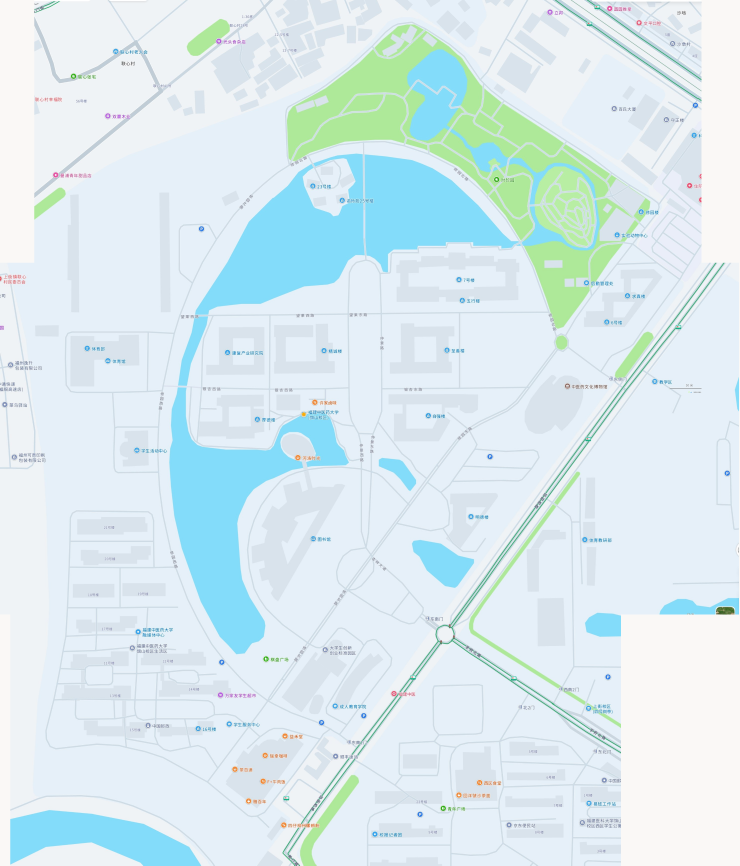
#> input picture _audit/campus_map_20261113/_data/amap/master.png, 2957 x 3463 px, found by its file name (shown at 1/4 size)
$ python r10_extract.py
#> lines starting #> are read from the running program, lines starting #| are printed output that depends on the picture; after the words box and inside, x2 and y2 are one past the last pixel; in counts of white or black regions, pixels touching at a corner belong together
# -*- coding: utf-8 -*-
"""r10: colour segmentation of master.png -> building / water / green components.

Outputs (in _work2):
  extract_raw.json     raw component data (pixel coords, master frame)
  d_buildings.png      building mask + component ids
  d_watergreen.png     water / green overlay
  d_full_overlay.png   all masks over master (downscaled)
"""
import os, json, time
import cv2, numpy as np

AMAP = r"C:\Users\Ko_Li\.openclaw\workspace\web\_audit\campus_map_20261113\_data\amap"
WORK = os.path.join(AMAP, "_work2")
t0 = time.time()

im = cv2.imread(os.path.join(AMAP, "master.png"))
#> im is the input picture: shape (3463, 2957, 3); mean B, G, R 240.3, 235.5, 217.7
H, W = im.shape[:2]
#> H = 3463; W = 2957
RGB = cv2.cvtColor(im, cv2.COLOR_BGR2RGB).astype(np.int16)
R, G, B = RGB[:, :, 0], RGB[:, :, 1], RGB[:, :, 2]

def lin(a):
    return np.maximum.reduce([np.zeros_like(a), a])

# ---------------- building mask ----------------
# AMap building fill #d9e3ec = RGB(217,227,236)
d = np.maximum.reduce([np.abs(R - 217), np.abs(G - 227), np.abs(B - 236)])
bld = (d <= 10).astype(np.uint8)
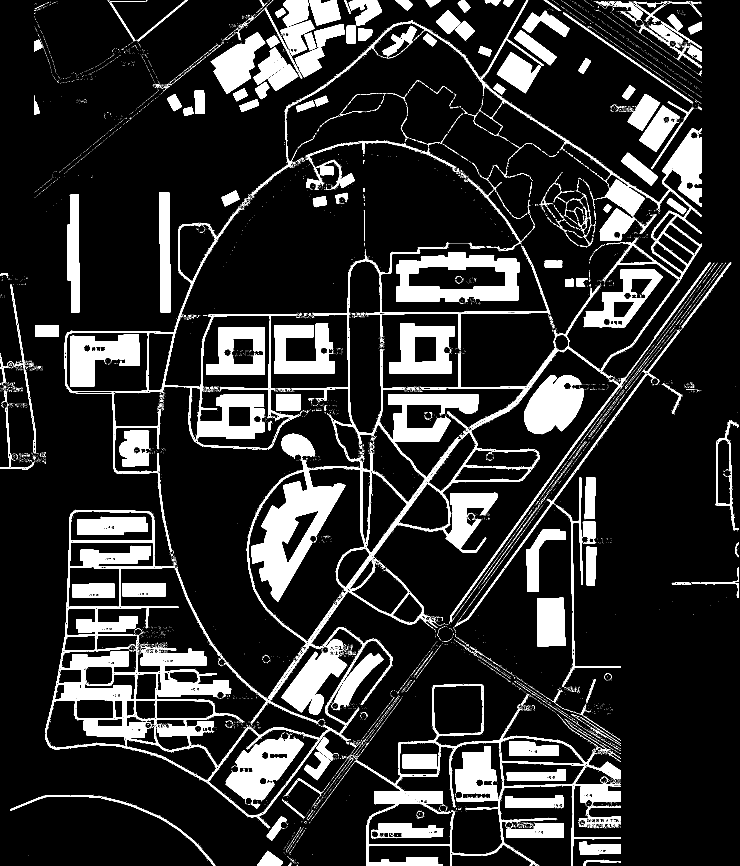
#> bld: shape (3463, 2957) (shown at 1/4 size); values 0 (black) and 1 (white), 14.1% white; 16490 white regions (15939 under 20 px), largest, box (x1, y1, x2, y2) and area: (700, 1397, 2159, 2895) 181386, (182, 2509, 1570, 3313) 102218, (1686, 488, 2806, 1660) 57304
print("raw building px", int(bld.sum()))
#| raw building px 1438763
# remove thin lines (park contour lines etc.), then close tiny gaps
bld = cv2.morphologyEx(bld, cv2.MORPH_OPEN, cv2.getStructuringElement(cv2.MORPH_RECT, (3, 3)))
#> bld: shape (3463, 2957); values 0 (black) and 1 (white), 11.8% white; 2473 white regions (1375 under 20 px), largest, box (x1, y1, x2, y2) and area: (1006, 1842, 1381, 2405) 73148, (1585, 1009, 2078, 1208) 53983, (903, 2944, 1215, 3233) 40201
bld = cv2.morphologyEx(bld, cv2.MORPH_CLOSE, cv2.getStructuringElement(cv2.MORPH_RECT, (5, 5)))
#> bld: shape (3463, 2957); values 0 (black) and 1 (white), 11.9% white; 1874 white regions (891 under 20 px), largest, box (x1, y1, x2, y2) and area: (1006, 1842, 1381, 2405) 73253, (1585, 1009, 2078, 1208) 54012, (903, 2944, 1215, 3233) 40385
print("cleaned building px", int(bld.sum()))
#| cleaned building px 1218634

# ---------------- water mask ----------------
water = ((B >= 200) & (R <= 190) & (G >= 185) & ((B - R) >= 45) & ((B - G) >= 12)).astype(np.uint8)
#> water: shape (3463, 2957); values 0 (black) and 1 (white), 8.7% white; 2659 white regions (2587 under 20 px), largest, box (x1, y1, x2, y2) and area: (677, 1549, 1396, 2617) 259851, (780, 614, 1459, 1260) 201443, (1458, 617, 2074, 1089) 156636
water = cv2.morphologyEx(water, cv2.MORPH_OPEN, cv2.getStructuringElement(cv2.MORPH_RECT, (3, 3)))
#> water: shape (3463, 2957); values 0 (black) and 1 (white), 8.6% white; 33 white regions (10 under 20 px), largest, box (x1, y1, x2, y2) and area: (677, 1549, 1395, 2617) 258771, (780, 657, 1459, 1259) 190066, (1458, 618, 2074, 1089) 156493
water = cv2.morphologyEx(water, cv2.MORPH_CLOSE, cv2.getStructuringElement(cv2.MORPH_RECT, (7, 7)))
#> water: shape (3463, 2957); values 0 (black) and 1 (white), 8.6% white; 15 white regions (4 under 20 px), largest, box (x1, y1, x2, y2) and area: (677, 614, 2083, 2617) 630322, (41, 3240, 804, 3463) 100019, (1630, 198, 2382, 818) 76385
print("water px", int(water.sum()))
#| water px 879673

# ---------------- green mask ----------------
green = ((G >= 185) & ((G - B) >= 30) & ((G - R) >= 25)).astype(np.uint8)
#> green: shape (3463, 2957); values 0 (black) and 1 (white), 4.8% white; 2076 white regions (1989 under 20 px), largest, box (x1, y1, x2, y2) and area: (1147, 123, 1930, 641) 91880, (2096, 791, 2529, 1315) 58803, (1170, 377, 1628, 644) 48232
green = cv2.morphologyEx(green, cv2.MORPH_OPEN, cv2.getStructuringElement(cv2.MORPH_RECT, (3, 3)))
#> green: shape (3463, 2957); values 0 (black) and 1 (white), 4.7% white; 88 white regions (18 under 20 px), largest, box (x1, y1, x2, y2) and area: (1147, 123, 1930, 640) 91872, (2096, 792, 2526, 1315) 58769, (1171, 377, 1628, 644) 48229
green = cv2.morphologyEx(green, cv2.MORPH_CLOSE, cv2.getStructuringElement(cv2.MORPH_RECT, (7, 7)))
#> green: shape (3463, 2957); values 0 (black) and 1 (white), 5% white; 25 white regions (8 under 20 px), largest, box (x1, y1, x2, y2) and area: (1147, 98, 2526, 1315) 384632, (2139, 666, 2379, 991) 50848, (1876, 1887, 2320, 2753) 19172
print("green px", int(green.sum()))
#| green px 510671

# ---------------- component extraction ----------------
def comps(mask, min_area, max_frac=0.6, simplify_eps=2.0, open_extra=1):
    """connected components with external contour polygonisation.
    returns list of dict(points, area, cx, cy, bbox, solidity, rect)."""
#> called with min_area = 900, max_frac = 0.6, simplify_eps = 2, open_extra = 1
    n, lab, stats, cents = cv2.connectedComponentsWithStats(mask, 8)
#> lab: shape (3463, 2957) int32; 1875 distinct labels, from 0 to 1874
#> n = 1875; stats = 1875 rows, first 6: [0, 0, 2957, 3463, 9021457], [1121, 0, 136, 221, 17064], [1236, 0, 126, 102, 9131], [1378, 0, 3, 5, 15], [1395, 0, 132, 102, 7595], [1581, 0, 70, 42, 1575]; cents = 1875 pairs, first value 0.5 to 2952.9, second value 2 to 3460.5
    out = []
    for k in range(1, n):
        x, y, w, h, a = [int(v) for v in stats[k]]
        if a < min_area:
            continue
        if w < 6 or h < 6:
            continue
        sub = (lab[y:y + h, x:x + w] == k).astype(np.uint8)
        cnts, _ = cv2.findContours(sub, cv2.RETR_EXTERNAL, cv2.CHAIN_APPROX_SIMPLE)
        if not cnts:
            continue
        c = max(cnts, key=cv2.contourArea)
        c = c + np.array([[x, y]], dtype=np.int32)
        ca = float(cv2.contourArea(c))
        if ca < min_area:
            continue
        hull = cv2.convexHull(c)
        ha = float(cv2.contourArea(hull))
        sol = ca / ha if ha > 0 else 0.0
        rect = cv2.minAreaRect(c)
        (rw, rh) = rect[1]
        eps = simplify_eps
        approx = cv2.approxPolyDP(c, eps, True)
        pts = [[int(round(p[0][0])), int(round(p[0][1]))] for p in approx]
        if len(pts) < 3:
            continue
        out.append({
            "area": ca, "points": pts, "cx": float(cents[k][0]), "cy": float(cents[k][1]),
            "bbox": [x, y, w, h], "solidity": sol,
            "min_side": float(min(rw, rh)), "max_side": float(max(rw, rh)),
            "nvert": len(pts),
        })
#> this loop made 1874 passes
#> (x, y, w, h, a) on passes 3, 8, 9: (1378, 0, 3, 5, 15), (1940, 0, 63, 24, 832), (2013, 0, 42, 27, 722)
#> sub: shape (35, 290); values 0 (black) and 1 (white), 66.8% white; 2 black regions, box (x1, y1, x2, y2) and area: (0, 0, 247, 22) 2894, (273, 0, 290, 28) 475
#> after the loop, out = 100 items
    return out

buildings = comps(bld, min_area=900)
#> buildings = 100 items
print("building comps", len(buildings))
#| building comps 100

# water: external contours + holes (islands)
nw, labw, statsw, centsw = cv2.connectedComponentsWithStats(water, 8)
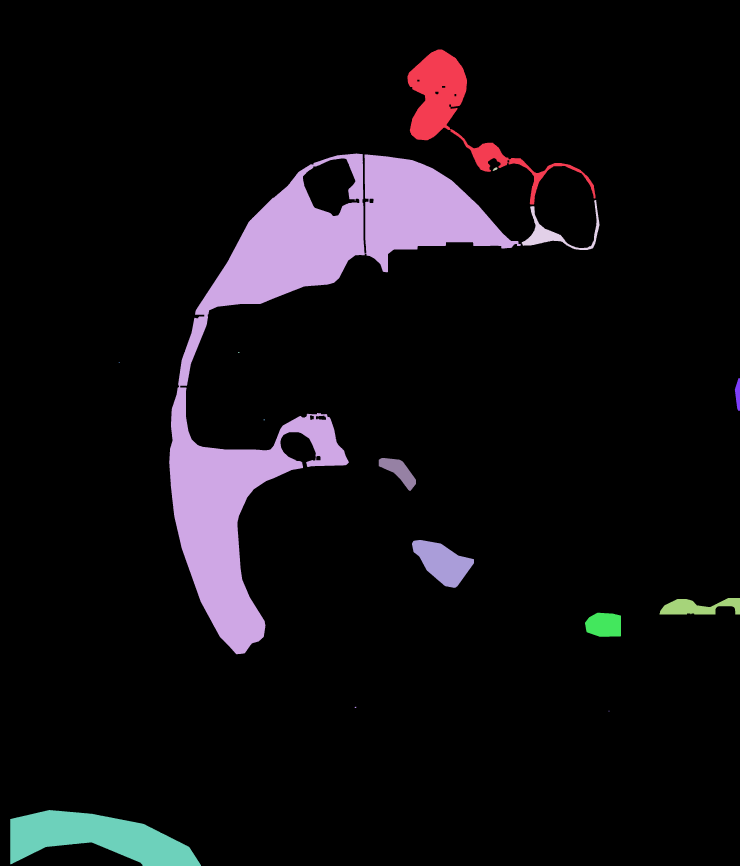
#> labw: shape (3463, 2957) int32 (shown at 1/4 size); 16 distinct labels, from 0 to 15; one colour per label, 0 black
#> nw = 16; statsw = 16 rows, first 6: [0, 0, 2957, 3463, 9360418], [1630, 198, 752, 620, 76385], [677, 614, 1406, 2003, 630322], [1971, 669, 19, 15, 152], [2087, 800, 311, 200, 11192], [952, 1409, 6, 3, 18]; centsw = 16 rows, first 8: [1501.6, 1744.2], [1823.2, 443.8], [1183.6, 1395.9], [1980.5, 675.8], [2215.7, 934.7], [954.5, 1410], [476.5, 1449], [2950.1, 1576.8]
water_polys, islands = [], []
for k in range(1, nw):
    x, y, w, h, a = [int(v) for v in statsw[k]]
    if a < 5000:
        continue
    sub = (labw[y:y + h, x:x + w] == k).astype(np.uint8)
    cnts, hier = cv2.findContours(sub, cv2.RETR_CCOMP, cv2.CHAIN_APPROX_SIMPLE)
    if hier is None:
        continue
    hier = hier[0]
    for ci, c in enumerate(cnts):
        if hier[ci][3] != -1:
            continue  # not an outer contour
        c = c + np.array([[x, y]], dtype=np.int32)
        ca = float(cv2.contourArea(c))
        if ca < 5000:
            continue
        approx = cv2.approxPolyDP(c, 3.0, True)
        pts = [[int(round(p[0][0])), int(round(p[0][1]))] for p in approx]
        water_polys.append({"area": ca, "points": pts, "cx": float(centsw[k][0]) if ci == 0 else None})
        # holes of this outer contour -> islands
        child = hier[ci][2]
        while child != -1:
            ch = cnts[child] + np.array([[x, y]], dtype=np.int32)
            cha = float(cv2.contourArea(ch))
            if cha > 4000:
                ap = cv2.approxPolyDP(ch, 3.0, True)
                islands.append({"area": cha,
                                "points": [[int(round(p[0][0])), int(round(p[0][1]))] for p in ap]})
            child = hier[child][0]
#> this loop made 15 passes
#> (x, y, w, h, a) on passes 1 to 12: (1630, 198, 752, 620, 76385), (677, 614, 1406, 2003, 630322), (1971, 669, 19, 15, 152), (2087, 800, 311, 200, 11192), (952, 1409, 6, 3, 18), (475, 1448, 4, 3, 12), (2939, 1513, 18, 130, 1514), (1054, 1678, 6, 3, 18), (1515, 1832, 149, 132, 8714), (1648, 2160, 248, 191, 26349), (2638, 2392, 319, 66, 12988), (2340, 2451, 144, 96, 11944)
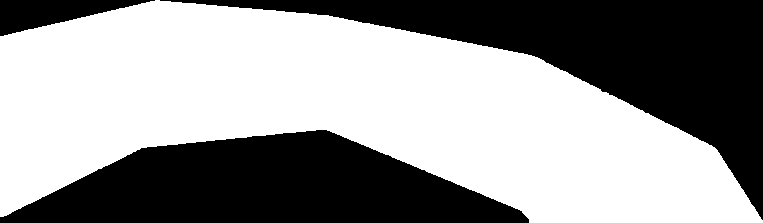
#> sub: shape (223, 763); values 0 (black) and 1 (white), 58.8% white; 3 black regions, box (x1, y1, x2, y2) and area: (160, 0, 763, 220) 35833, (0, 130, 529, 223) 31451, (0, 0, 155, 36) 2846
#> after the loop, c = contour of 696 points, box (x1, y1, x2, y2) (41, 3240, 804, 3463), area 99150; islands = 1 item; water_polys = 8 items

greens = comps(green, min_area=4000, simplify_eps=3.0)
#> call 2 of comps, with min_area = 4000, max_frac = 0.6, simplify_eps = 3, open_extra = 1
#> in comps (call 2), `n, lab, stats, cents = cv2.connectedComponentsWithStats(mask, 8)`:
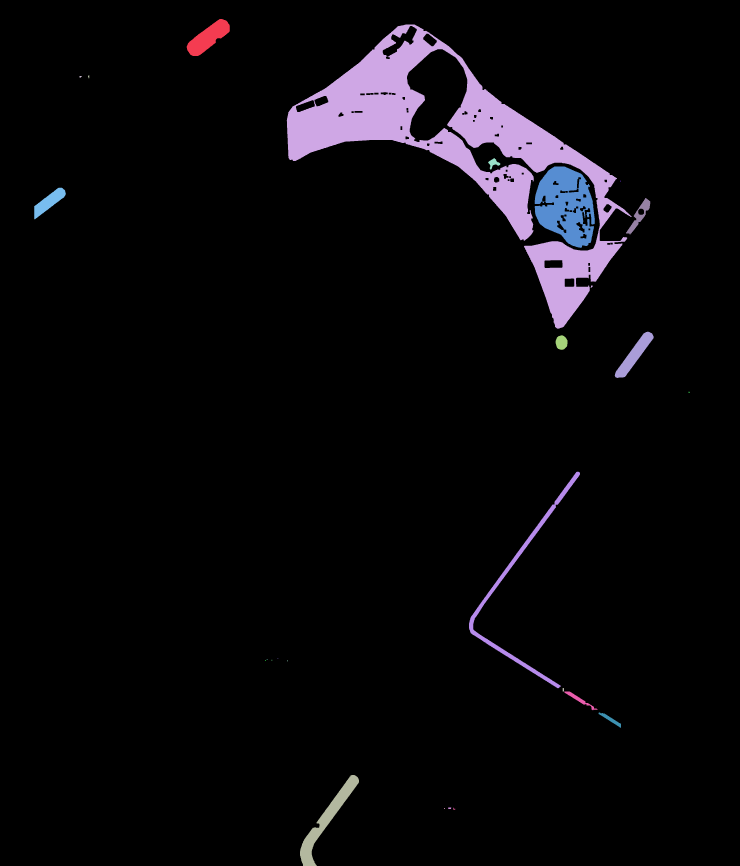
#> lab: shape (3463, 2957) int32 (shown at 1/4 size); 26 distinct labels, from 0 to 25; one colour per label, 0 black
#> in comps (call 2), `n, lab, stats, cents = cv2.connectedComponentsWithStats(mask, 8)`: n = 26; stats = 26 rows, first 6: [0, 0, 2957, 3463, 9729420], [747, 76, 172, 148, 12282], [1147, 98, 1379, 1217, 384632], [352, 301, 5, 12, 42], [318, 304, 9, 8, 42], [1953, 633, 48, 45, 967]; cents = 26 pairs, first value 195.8 to 2755.9, second value 150.4 to 3281.4
#> the loop in comps (call 2), `for k in range(1, n):` made 25 passes
#> (x, y, w, h, a) on passes 3, 4, 5, 7, 9, 11, 12, 14, 15, 16, 17, 18: (352, 301, 5, 12, 42), (318, 304, 9, 8, 42), (1953, 633, 48, 45, 967), (2480, 723, 3, 3, 9), (2504, 792, 97, 146, 3876), (2222, 1341, 48, 58, 2160), (2754, 1567, 5, 4, 19), (1110, 2633, 3, 3, 9), (1067, 2636, 3, 3, 9), (1086, 2639, 3, 4, 12), (1061, 2640, 3, 3, 9), (1148, 2642, 3, 3, 9)
#> (x, y, w, h, a, ca, ha, sol) on passes 1, 2, 6, 8, 10, 13: (747, 76, 172, 148, 12282, 12067, 12520.5, 0.964), (1147, 98, 1379, 1217, 384632, 401150.5, 892774.5, 0.449), (2139, 666, 240, 325, 50848, 55068, 58882, 0.935), (137, 751, 126, 126, 6397, 6231, 6437, 0.968), (2459, 1327, 156, 185, 9133, 8921, 9200, 0.97), (1876, 1887, 444, 866, 19172, 18152, 185184.5, 0.098)
#> after the loop in comps (call 2), `for k in range(1, n):`:
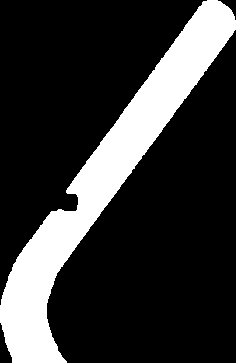
#> sub: shape (363, 236); values 0 (black) and 1 (white), 20.9% white; 1 white region, box (x1, y1, x2, y2) and area: (0, 0, 236, 363) 17864
#> after the loop in comps (call 2), `for k in range(1, n):`: out = 7 items
#> greens = 7 items
print("water polys", len(water_polys), "islands", len(islands), "green comps", len(greens))
#| water polys 8 islands 1 green comps 7

# ---------------- debug images ----------------
dbg = im.copy()
for b in buildings:
    cv2.polylines(dbg, [np.array(b["points"], np.int32)], True, (0, 0, 255), 2)
    px, py = b["points"][0]
    cv2.putText(dbg, str(len(b["points"])), (px, py), cv2.FONT_HERSHEY_SIMPLEX, 0.4, (0, 0, 255), 1)
#> this loop made 100 passes
#> (px, py) on passes 1 to 5: (1228, 0), (1236, 0), (1395, 10), (1581, 0), (1844, 0)
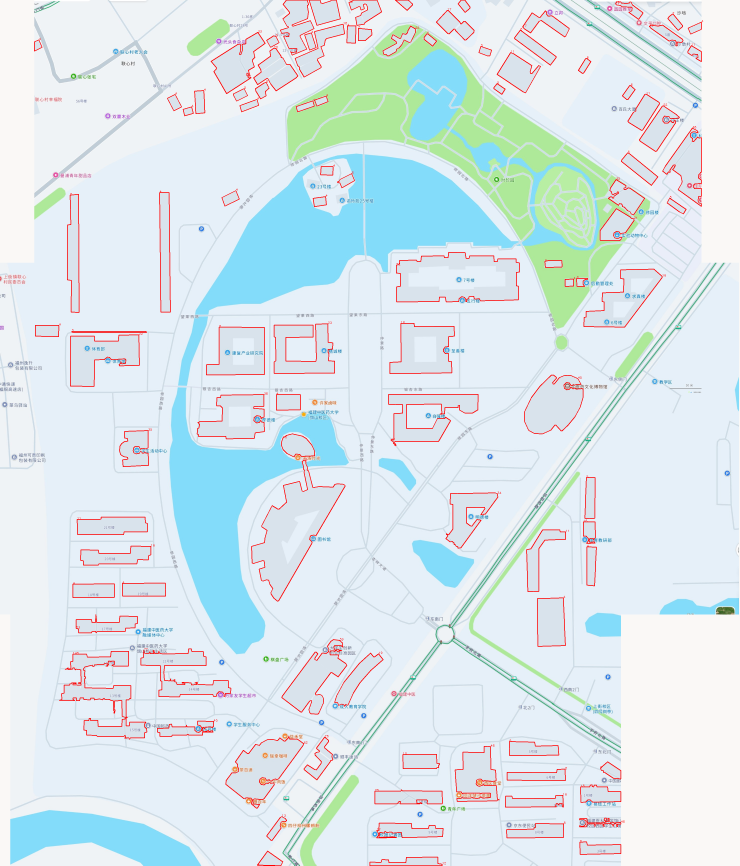
#> dbg: shape (3463, 2957, 3) (shown at 1/4 size); mean B, G, R 236.3, 231.6, 218.3
for w_ in water_polys:
    cv2.polylines(dbg, [np.array(w_["points"], np.int32)], True, (255, 0, 0), 2)
#> this loop made 8 passes
for isl in islands:
    cv2.polylines(dbg, [np.array(isl["points"], np.int32)], True, (255, 255, 0), 2)
#> this loop made 1 pass
for g_ in greens:
    cv2.polylines(dbg, [np.array(g_["points"], np.int32)], True, (0, 160, 0), 2)
#> this loop made 7 passes

cv2.imwrite(os.path.join(WORK, "d_full_overlay.png"),
            cv2.resize(dbg, (1400, int(H * 1400.0 / W)), interpolation=cv2.INTER_AREA))

# building check image on master, 2 crops for resolution
cv2.imwrite(os.path.join(WORK, "d_buildings_crop1.png"), dbg[0:H // 2, 0:W // 2])
cv2.imwrite(os.path.join(WORK, "d_buildings_crop2.png"), dbg[H // 2:, W // 2:])
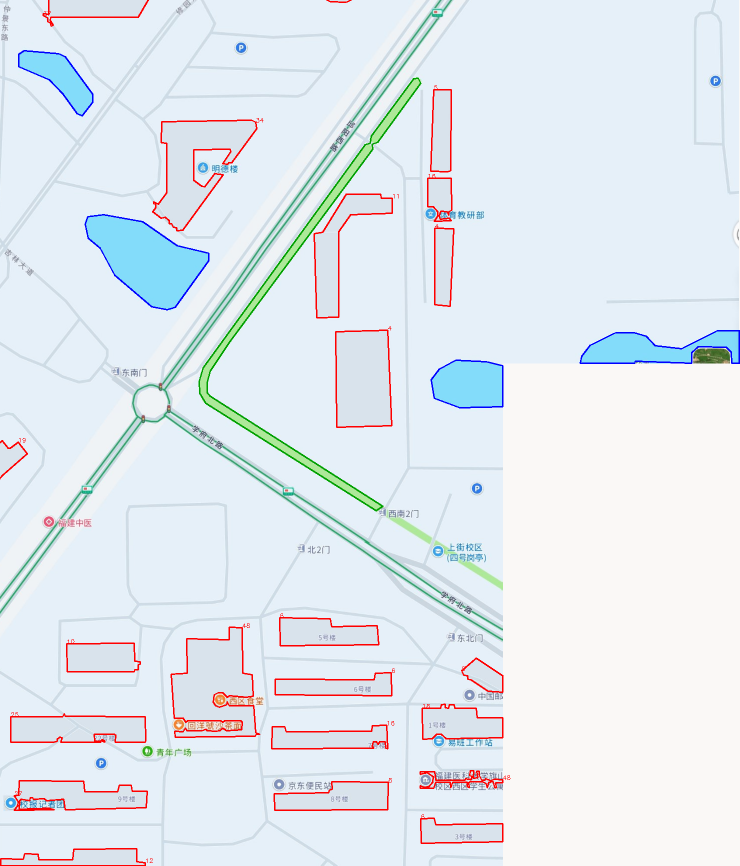
#> saved as d_buildings_crop2.png: shape (1732, 1479, 3) (shown at 1/2 size); mean B, G, R 239.8, 233.7, 226.4

json.dump({"master_size": [W, H],
           "buildings": buildings, "water": water_polys, "islands": islands, "green": greens},
          open(os.path.join(WORK, "extract_raw.json"), "w", encoding="utf-8"), ensure_ascii=False)
print("done in %.1fs" % (time.time() - t0))
